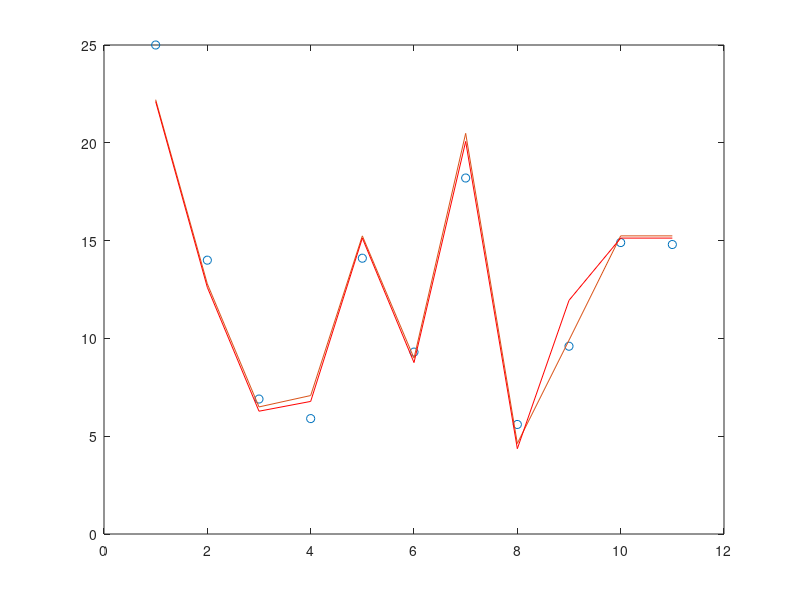

The MATLAB script that drew this image:
% fitting a quadratic model to data
clear all; close all;

%%%%% The data:

X = [100.0  2.0 
     220.0  2.0 
     100.0  4.0 
     220.0  4.0 
     75.1   3.0 
     244.8  3.0 
     160.0  1.5 
     160.0  4.4 
     160.0  3.0 
     75.1   3.0 
     75.1   3.0];

Y = [25.0 14.0 6.9  5.9 14.1 9.3  18.2  5.6  9.6  14.9 14.8]';

% construct the design matrix
n=length(Y);
X2=[ones(n,1) X X(:,1).^2 X(:,1).*X(:,2) X(:,2).^2];

b = X2\Y;
yfit=X2*b;

plot(1:n,Y,'o',1:n,yfit); hold on;

% statistical analysis
repmeas=[5 10 11];
sig=std(Y(repmeas));  % sigma estimate
cov_b=sig^2*inv(X2'*X2);  % cov matrix

% t-values
std_b=sqrt(diag(cov_b));
t_b=b./std_b

% reduce the model based on the t-values
X3 = X2(:,[1 2 3 5]);
b2 = X3\Y;
yfit2 = X3*b2;

cov_b2=sig^2*inv(X3'*X3);  % cov matrix

% t-values
std_b2=sqrt(diag(cov_b2));
t_b2=b2./std_b2

plot(1:n,yfit2,'r-');

% R2 values
R2_1 = 1-sum((Y-yfit).^2)/sum((Y-mean(Y)).^2)
R2_2 = 1-sum((Y-yfit2).^2)/sum((Y-mean(Y)).^2)